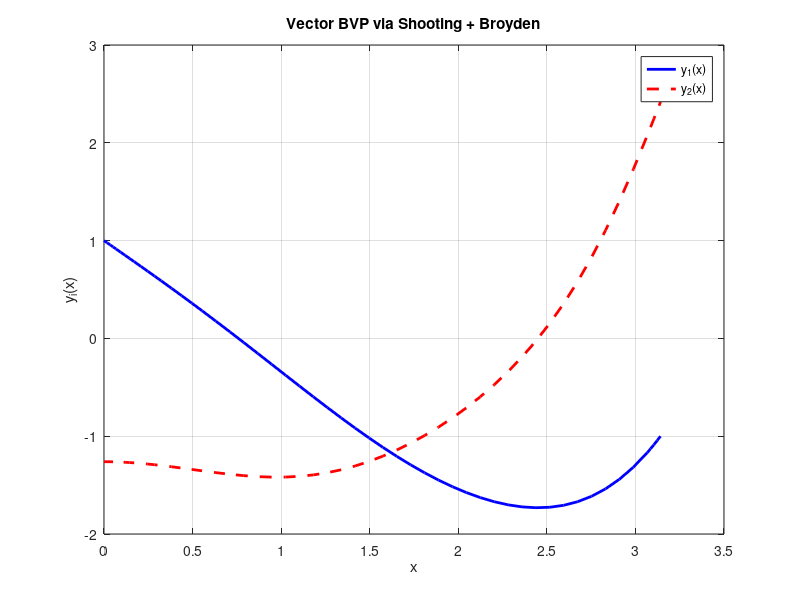

Recreate this plot in MATLAB.
function broyden_vector_bvp
    % Domain and boundary conditions
    a = 0; b = pi;
    alpha = [1; 0];      % y1(0), y2(0)
    beta  = [-1; 2];     % y1(b), y2(b)

    % Initial guess for unknown slopes [v1(0); v2(0)]
    s = [0.0; 0.0];

    % Tolerance and max iterations
    tol = 1e-6;
    max_iter = 30;
    n = length(s);

    % Initial Jacobian approximation (identity)
    J = eye(n);

    % Initial residual
    [~, Y] = ode45(@(x,y) odefun(x, y), [a b], [alpha; s]);
    F = Y(end,1:2)' - beta;

    for k = 1:max_iter
        % Solve J * delta_s = -F
        delta_s = -J \ F;
        s_new = s + delta_s;

        % Integrate with updated guess
        y0 = [alpha; s_new];
        [~, Y] = ode45(@(x, y) odefun(x, y), [a b], y0);
        F_new = Y(end,1:2)' - beta;

        fprintf('Iter %d: Residual Norm = %.3e\n', k, norm(F_new));

        if norm(F_new) < tol || norm(delta_s) < tol
            fprintf('Converged at iteration %d\n', k);
            break;
        end

        % Broyden matrix update (rank-1 update)
        dF = F_new - F;
        dS = s_new - s;
        J = J + ((dF - J*dS) * dS') / (dS' * dS);

        % Update
        s = s_new;
        F = F_new;
    end

    fprintf('Final initial slopes: v1(0) = %.8f, v2(0) = %.8f\n', s(1), s(2));

    % Final solution
    y0 = [alpha; s];
    [X, Y] = ode45(@(x, y) odefun(x, y), [a b], y0);

    % Plot results
    figure;
    plot(X, Y(:,1), 'b-', 'LineWidth', 2); hold on;
    plot(X, Y(:,3), 'r--', 'LineWidth', 2);
    legend('y_1(x)', 'y_2(x)');
    xlabel('x'); ylabel('y_i(x)');
    title('Vector BVP via Shooting + Broyden');
    grid on;
end

% First-order ODE system for the vector BVP
function dydx = odefun(x, y)
    dydx = zeros(4,1);
    y1 = y(1); v1 = y(3);
    y2 = y(2); v2 = y(4);
    
    dydx(1) = v1;                        % y1'
    dydx(2) = v2;                        % y2'
    dydx(3) = -x * sin(y1) + y2;         % v1'
    dydx(4) = y1^2 - cos(x);             % v2'
end
